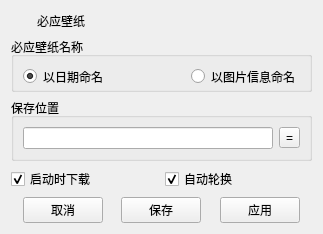
<?xml version="1.0" encoding="UTF-8"?>
<ui version="4.0">
 <class>BingSetting</class>
 <widget class="QWidget" name="BingSetting">
  <property name="geometry">
   <rect>
    <x>0</x>
    <y>0</y>
    <width>323</width>
    <height>222</height>
   </rect>
  </property>
  <property name="windowTitle">
   <string>必应壁纸设置</string>
  </property>
  <layout class="QVBoxLayout" name="verticalLayout">
   <item>
    <layout class="QHBoxLayout" name="horizontalLayout_3">
     <item>
      <widget class="QLabel" name="label">
       <property name="minimumSize">
        <size>
         <width>20</width>
         <height>20</height>
        </size>
       </property>
       <property name="maximumSize">
        <size>
         <width>20</width>
         <height>20</height>
        </size>
       </property>
       <property name="styleSheet">
        <string notr="true">QLabel{
border-image: url(:/icons/ya.ico);
}</string>
       </property>
       <property name="text">
        <string/>
       </property>
      </widget>
     </item>
     <item>
      <widget class="QLabel" name="label_2">
       <property name="text">
        <string>必应壁纸</string>
       </property>
      </widget>
     </item>
     <item>
      <spacer name="horizontalSpacer">
       <property name="orientation">
        <enum>Qt::Horizontal</enum>
       </property>
       <property name="sizeHint" stdset="0">
        <size>
         <width>40</width>
         <height>20</height>
        </size>
       </property>
      </spacer>
     </item>
    </layout>
   </item>
   <item>
    <widget class="QGroupBox" name="groupBox">
     <property name="minimumSize">
      <size>
       <width>0</width>
       <height>55</height>
      </size>
     </property>
     <property name="title">
      <string>必应壁纸名称</string>
     </property>
     <layout class="QHBoxLayout" name="horizontalLayout">
      <property name="topMargin">
       <number>12</number>
      </property>
      <property name="bottomMargin">
       <number>5</number>
      </property>
      <item>
       <widget class="QRadioButton" name="radioButton">
        <property name="sizePolicy">
         <sizepolicy hsizetype="Minimum" vsizetype="Maximum">
          <horstretch>0</horstretch>
          <verstretch>0</verstretch>
         </sizepolicy>
        </property>
        <property name="toolTip">
         <string>例如：2021-04-12必应壁纸.jpg</string>
        </property>
        <property name="text">
         <string>以日期命名</string>
        </property>
        <property name="checked">
         <bool>true</bool>
        </property>
       </widget>
      </item>
      <item>
       <widget class="QRadioButton" name="radioButton_2">
        <property name="sizePolicy">
         <sizepolicy hsizetype="Maximum" vsizetype="Fixed">
          <horstretch>0</horstretch>
          <verstretch>0</verstretch>
         </sizepolicy>
        </property>
        <property name="toolTip">
         <string>例如：约克郡谷地国家公园里的山丘，英格兰.jpg</string>
        </property>
        <property name="text">
         <string>以图片信息命名</string>
        </property>
       </widget>
      </item>
     </layout>
    </widget>
   </item>
   <item>
    <widget class="QGroupBox" name="groupBox_2">
     <property name="title">
      <string>保存位置</string>
     </property>
     <layout class="QHBoxLayout" name="horizontalLayout_4">
      <item>
       <widget class="QLineEdit" name="lineBingPaperDir"/>
      </item>
      <item>
       <widget class="QToolButton" name="tBtnChooseFolder">
        <property name="text">
         <string>=</string>
        </property>
       </widget>
      </item>
     </layout>
    </widget>
   </item>
   <item>
    <layout class="QHBoxLayout" name="horizontalLayout_5">
     <item>
      <widget class="QCheckBox" name="checkBox">
       <property name="toolTip">
        <string>软件启动时自动下载保存当天壁纸</string>
       </property>
       <property name="text">
        <string>启动时下载</string>
       </property>
       <property name="checked">
        <bool>true</bool>
       </property>
      </widget>
     </item>
     <item>
      <widget class="QCheckBox" name="checkBox_2">
       <property name="toolTip">
        <string>按照设置的时间间隔轮换最近八天的必应壁纸</string>
       </property>
       <property name="text">
        <string>自动轮换</string>
       </property>
       <property name="checked">
        <bool>true</bool>
       </property>
      </widget>
     </item>
    </layout>
   </item>
   <item>
    <layout class="QHBoxLayout" name="horizontalLayout_2">
     <item>
      <spacer name="horizontalSpacer_2">
       <property name="orientation">
        <enum>Qt::Horizontal</enum>
       </property>
       <property name="sizeHint" stdset="0">
        <size>
         <width>40</width>
         <height>20</height>
        </size>
       </property>
      </spacer>
     </item>
     <item>
      <widget class="QPushButton" name="pBtnCancel">
       <property name="text">
        <string>取消</string>
       </property>
      </widget>
     </item>
     <item>
      <spacer name="horizontalSpacer_5">
       <property name="orientation">
        <enum>Qt::Horizontal</enum>
       </property>
       <property name="sizeHint" stdset="0">
        <size>
         <width>40</width>
         <height>20</height>
        </size>
       </property>
      </spacer>
     </item>
     <item>
      <widget class="QPushButton" name="pBtnSave">
       <property name="toolTip">
        <string>*保存</string>
       </property>
       <property name="text">
        <string>保存</string>
       </property>
      </widget>
     </item>
     <item>
      <spacer name="horizontalSpacer_3">
       <property name="orientation">
        <enum>Qt::Horizontal</enum>
       </property>
       <property name="sizeHint" stdset="0">
        <size>
         <width>40</width>
         <height>20</height>
        </size>
       </property>
      </spacer>
     </item>
     <item>
      <widget class="QPushButton" name="pBtnApply">
       <property name="toolTip">
        <string>应用但不保存</string>
       </property>
       <property name="text">
        <string>应用</string>
       </property>
      </widget>
     </item>
     <item>
      <spacer name="horizontalSpacer_4">
       <property name="orientation">
        <enum>Qt::Horizontal</enum>
       </property>
       <property name="sizeHint" stdset="0">
        <size>
         <width>40</width>
         <height>20</height>
        </size>
       </property>
      </spacer>
     </item>
    </layout>
   </item>
  </layout>
 </widget>
 <resources/>
 <connections>
  <connection>
   <sender>pBtnCancel</sender>
   <signal>clicked()</signal>
   <receiver>BingSetting</receiver>
   <slot>close()</slot>
   <hints>
    <hint type="sourcelabel">
     <x>51</x>
     <y>150</y>
    </hint>
    <hint type="destinationlabel">
     <x>308</x>
     <y>-22</y>
    </hint>
   </hints>
  </connection>
 </connections>
</ui>
